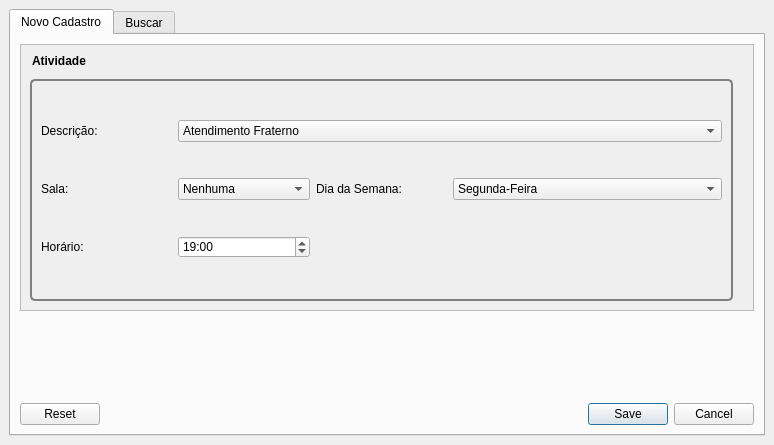
<?xml version="1.0" encoding="UTF-8"?>
<ui version="4.0">
 <class>Dock</class>
 <widget class="QDockWidget" name="Dock">
  <property name="windowModality">
   <enum>Qt::WindowModal</enum>
  </property>
  <property name="geometry">
   <rect>
    <x>0</x>
    <y>0</y>
    <width>774</width>
    <height>445</height>
   </rect>
  </property>
  <property name="sizePolicy">
   <sizepolicy hsizetype="Preferred" vsizetype="Preferred">
    <horstretch>0</horstretch>
    <verstretch>0</verstretch>
   </sizepolicy>
  </property>
  <property name="windowIcon">
   <iconset resource="../../../res/icons.qrc">
    <normaloff>:/icons/activity_add.png</normaloff>:/icons/activity_add.png</iconset>
  </property>
  <property name="toolTip">
   <string>Cadastro de Atividades</string>
  </property>
  <property name="styleSheet">
   <string notr="true">QDockWidget::title
{
   font-family: &quot;Roboto Lt&quot;;
   font-size: 18pt;
   background: lightgray;
   padding-left: 10px; 
   padding-top: 4px;
}</string>
  </property>
  <property name="floating">
   <bool>false</bool>
  </property>
  <property name="features">
   <set>QDockWidget::DockWidgetClosable</set>
  </property>
  <property name="allowedAreas">
   <set>Qt::TopDockWidgetArea</set>
  </property>
  <property name="windowTitle">
   <string>Cadastro de Atividades</string>
  </property>
  <widget class="QWidget" name="Contents">
   <property name="sizePolicy">
    <sizepolicy hsizetype="Preferred" vsizetype="Preferred">
     <horstretch>0</horstretch>
     <verstretch>0</verstretch>
    </sizepolicy>
   </property>
   <layout class="QVBoxLayout" name="verticalLayout_2">
    <item>
     <widget class="QTabWidget" name="tabWidget">
      <property name="sizePolicy">
       <sizepolicy hsizetype="Preferred" vsizetype="Preferred">
        <horstretch>0</horstretch>
        <verstretch>0</verstretch>
       </sizepolicy>
      </property>
      <property name="currentIndex">
       <number>0</number>
      </property>
      <widget class="QWidget" name="tabRegister">
       <property name="sizePolicy">
        <sizepolicy hsizetype="Preferred" vsizetype="Preferred">
         <horstretch>0</horstretch>
         <verstretch>0</verstretch>
        </sizepolicy>
       </property>
       <attribute name="icon">
        <iconset resource="../../../res/icons.qrc">
         <normaloff>:/icons/activity_add.png</normaloff>:/icons/activity_add.png</iconset>
       </attribute>
       <attribute name="title">
        <string>Novo Cadastro</string>
       </attribute>
       <layout class="QVBoxLayout" name="verticalLayout_5">
        <item>
         <layout class="QVBoxLayout" name="verticalLayout_4">
          <item alignment="Qt::AlignTop">
           <widget class="QScrollArea" name="scrollArea">
            <property name="styleSheet">
             <string notr="true"/>
            </property>
            <property name="frameShape">
             <enum>QFrame::StyledPanel</enum>
            </property>
            <property name="frameShadow">
             <enum>QFrame::Sunken</enum>
            </property>
            <property name="widgetResizable">
             <bool>true</bool>
            </property>
            <property name="alignment">
             <set>Qt::AlignLeading|Qt::AlignLeft|Qt::AlignTop</set>
            </property>
            <widget class="QWidget" name="page">
             <property name="geometry">
              <rect>
               <x>0</x>
               <y>0</y>
               <width>730</width>
               <height>265</height>
              </rect>
             </property>
             <property name="sizePolicy">
              <sizepolicy hsizetype="MinimumExpanding" vsizetype="Preferred">
               <horstretch>0</horstretch>
               <verstretch>0</verstretch>
              </sizepolicy>
             </property>
             <layout class="QVBoxLayout" name="verticalLayout">
              <item alignment="Qt::AlignTop">
               <widget class="QGroupBox" name="groupBox">
                <property name="sizePolicy">
                 <sizepolicy hsizetype="Fixed" vsizetype="Fixed">
                  <horstretch>0</horstretch>
                  <verstretch>0</verstretch>
                 </sizepolicy>
                </property>
                <property name="minimumSize">
                 <size>
                  <width>703</width>
                  <height>247</height>
                 </size>
                </property>
                <property name="maximumSize">
                 <size>
                  <width>703</width>
                  <height>231</height>
                 </size>
                </property>
                <property name="toolTip">
                 <string>Dados Pessoais</string>
                </property>
                <property name="autoFillBackground">
                 <bool>false</bool>
                </property>
                <property name="styleSheet">
                 <string notr="true"> QGroupBox {
	 font-weight: bold;
     border: 2px solid gray;
     border-radius: 5px;
     margin-top: 25px;
 }

 QGroupBox::title {
	 background-color: transparent;
     subcontrol-origin: margin;
	 subcontrol-position: top left;
 }</string>
                </property>
                <property name="title">
                 <string>Atividade</string>
                </property>
                <property name="alignment">
                 <set>Qt::AlignLeading|Qt::AlignLeft|Qt::AlignTop</set>
                </property>
                <property name="flat">
                 <bool>false</bool>
                </property>
                <layout class="QGridLayout" name="gridLayout">
                 <item row="0" column="1" colspan="4">
                  <widget class="QComboBox" name="comboDescription">
                   <property name="editable">
                    <bool>false</bool>
                   </property>
                   <item>
                    <property name="text">
                     <string>Atendimento Fraterno</string>
                    </property>
                   </item>
                   <item>
                    <property name="text">
                     <string>Reunião Pública</string>
                    </property>
                   </item>
                   <item>
                    <property name="text">
                     <string>Reunião de Estudos</string>
                    </property>
                   </item>
                   <item>
                    <property name="text">
                     <string>Reunião Mediúnica</string>
                    </property>
                   </item>
                   <item>
                    <property name="text">
                     <string>Desobsessão</string>
                    </property>
                   </item>
                   <item>
                    <property name="text">
                     <string>Voluntariado</string>
                    </property>
                   </item>
                  </widget>
                 </item>
                 <item row="0" column="0">
                  <widget class="QLabel" name="label">
                   <property name="text">
                    <string>Descrição:</string>
                   </property>
                  </widget>
                 </item>
                 <item row="1" column="0">
                  <widget class="QLabel" name="label_3">
                   <property name="text">
                    <string>Sala:</string>
                   </property>
                  </widget>
                 </item>
                 <item row="1" column="2">
                  <widget class="QLabel" name="label_4">
                   <property name="text">
                    <string>Dia da Semana:</string>
                   </property>
                  </widget>
                 </item>
                 <item row="1" column="3" colspan="2">
                  <widget class="QComboBox" name="comboWeekday">
                   <item>
                    <property name="text">
                     <string>Segunda-Feira</string>
                    </property>
                   </item>
                   <item>
                    <property name="text">
                     <string>Terça-Feira</string>
                    </property>
                   </item>
                   <item>
                    <property name="text">
                     <string>Quarta-Feira</string>
                    </property>
                   </item>
                   <item>
                    <property name="text">
                     <string>Quinta-Feira</string>
                    </property>
                   </item>
                   <item>
                    <property name="text">
                     <string>Sexta-Feira</string>
                    </property>
                   </item>
                   <item>
                    <property name="text">
                     <string>Sábado</string>
                    </property>
                   </item>
                   <item>
                    <property name="text">
                     <string>Domingo</string>
                    </property>
                   </item>
                  </widget>
                 </item>
                 <item row="1" column="1">
                  <widget class="QComboBox" name="comboRoom">
                   <item>
                    <property name="text">
                     <string>Nenhuma</string>
                    </property>
                   </item>
                   <item>
                    <property name="text">
                     <string>1</string>
                    </property>
                   </item>
                   <item>
                    <property name="text">
                     <string>2</string>
                    </property>
                   </item>
                   <item>
                    <property name="text">
                     <string>3</string>
                    </property>
                   </item>
                   <item>
                    <property name="text">
                     <string>4</string>
                    </property>
                   </item>
                   <item>
                    <property name="text">
                     <string>5</string>
                    </property>
                   </item>
                   <item>
                    <property name="text">
                     <string>6</string>
                    </property>
                   </item>
                   <item>
                    <property name="text">
                     <string>7</string>
                    </property>
                   </item>
                   <item>
                    <property name="text">
                     <string>8</string>
                    </property>
                   </item>
                   <item>
                    <property name="text">
                     <string>9</string>
                    </property>
                   </item>
                   <item>
                    <property name="text">
                     <string>10</string>
                    </property>
                   </item>
                   <item>
                    <property name="text">
                     <string>11</string>
                    </property>
                   </item>
                   <item>
                    <property name="text">
                     <string>12</string>
                    </property>
                   </item>
                  </widget>
                 </item>
                 <item row="2" column="0">
                  <widget class="QLabel" name="label_5">
                   <property name="text">
                    <string>Horário:</string>
                   </property>
                  </widget>
                 </item>
                 <item row="2" column="1">
                  <widget class="QTimeEdit" name="editTime">
                   <property name="time">
                    <time>
                     <hour>19</hour>
                     <minute>0</minute>
                     <second>0</second>
                    </time>
                   </property>
                   <property name="displayFormat">
                    <string>HH:mm</string>
                   </property>
                  </widget>
                 </item>
                </layout>
               </widget>
              </item>
             </layout>
            </widget>
           </widget>
          </item>
          <item alignment="Qt::AlignBottom">
           <widget class="QDialogButtonBox" name="buttonBox">
            <property name="standardButtons">
             <set>QDialogButtonBox::Cancel|QDialogButtonBox::Reset|QDialogButtonBox::Save</set>
            </property>
           </widget>
          </item>
         </layout>
        </item>
       </layout>
      </widget>
      <widget class="QWidget" name="tabSearch">
       <attribute name="icon">
        <iconset resource="../../../res/icons.qrc">
         <normaloff>:/icons/search.png</normaloff>:/icons/search.png</iconset>
       </attribute>
       <attribute name="title">
        <string>Buscar</string>
       </attribute>
       <layout class="QVBoxLayout" name="verticalLayout_3">
        <property name="spacing">
         <number>0</number>
        </property>
        <property name="margin">
         <number>0</number>
        </property>
       </layout>
      </widget>
     </widget>
    </item>
   </layout>
  </widget>
 </widget>
 <tabstops>
  <tabstop>comboDescription</tabstop>
  <tabstop>comboRoom</tabstop>
  <tabstop>comboWeekday</tabstop>
  <tabstop>editTime</tabstop>
  <tabstop>buttonBox</tabstop>
  <tabstop>tabWidget</tabstop>
  <tabstop>scrollArea</tabstop>
 </tabstops>
 <resources>
  <include location="../../../res/icons.qrc"/>
 </resources>
 <connections/>
</ui>
